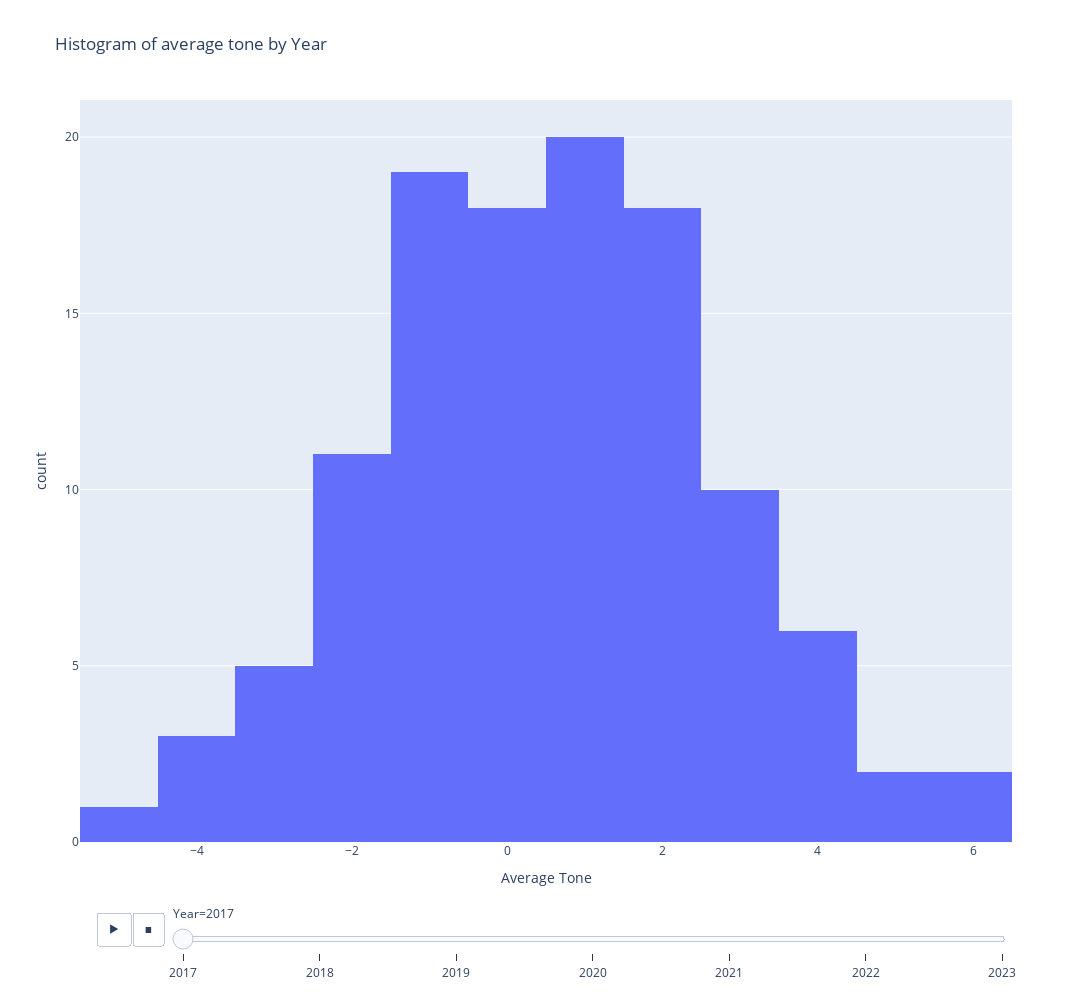

Here is the notebook cell this chart was saved with:
### Code cell
fig = px.histogram(country_df, x="Average Tone", animation_frame="Year", title = 'Histogram of average tone by Year')
fig.update_layout(
    autosize=False,
    width=1200,
    height=1000,)
fig.show()

### Figure 1 — Plotly figure (JSON) as saved in the notebook; plotly's stock layout.template omitted (floating-point values rounded to 4 significant figures)
{"data": [{"alignmentgroup": "True", "bingroup": "x", "hovertemplate": "Year=2017<br>Average Tone=%{x}<br>count=%{y}<extra></extra>", "legendgroup": "", "marker": {"color": "#636efa"}, "name": "", "offsetgroup": "", "orientation": "v", "showlegend": false, "type": "histogram", "x": [0.9786, -2.027, -0.5467, 0.1736, 0.4567, -0.2919, 1.622, -0.7378, -0.5664, 0.9274, -1.588, -1.556, 1.989, -0.04348, -0.1264, 0.2857, 0.8333, -1.255, 1.945, 0.8269, 2.225, -1.821, -0.8571, 1, -0.7273, 2.625, 0.4194, -1.63, 3.042, -0.5833, -1.217, -2.15, 0, 2, 1.278, -0.9412, -2.25, 2.688, 2.733, -1.786, 0.7143, -1.357, 1.308, -2, -0.8462, -0.9231, -0.4615, 0.9231, 3.667, 2, 0.9, 0.9, 2.2, 2.111, 1.444, 3.556, 2.286, 2.857, -0.8333, 0.1667, 1.667, 0.5, -1.4, 3, -3, 1.6, 2.5, 0.75, -4.5, -4.25, -3, 4.25, 0.5, -1, 2.333, 2, 0.3333, -3.333, -1.667, 2.333, -0.3333, -1.5, -1, 2, -1, 0, 1, 2.5, 2, -1.5, -3, 0.5, 0, 4, 0, 5, 0, 4, -5, 6, 1, 4, -3, 0, 1, 1, 3, -2, 2, -4, 0, 3, 6, 2, 5], "xaxis": "x", "yaxis": "y"}], "layout": {"autosize": false, "barmode": "relative", "height": 1000, "legend": {"tracegroupgap": 0}, "sliders": [{"active": 0, "currentvalue": {"prefix": "Year="}, "len": 0.9, "pad": {"b": 10, "t": 60}, "steps": [{"args": [["2017"], {"frame": {"duration": 0, "redraw": true}, "fromcurrent": true, "mode": "immediate", "transition": {"duration": 0, "easing": "linear"}}], "label": "2017", "method": "animate"}, {"args": [["2018"], {"frame": {"duration": 0, "redraw": true}, "fromcurrent": true, "mode": "immediate", "transition": {"duration": 0, "easing": "linear"}}], "label": "2018", "method": "animate"}, {"args": [["2019"], {"frame": {"duration": 0, "redraw": true}, "fromcurrent": true, "mode": "immediate", "transition": {"duration": 0, "easing": "linear"}}], "label": "2019", "method": "animate"}, {"args": [["2020"], {"frame": {"duration": 0, "redraw": true}, "fromcurrent": true, "mode": "immediate", "transition": {"duration": 0, "easing": "linear"}}], "label": "2020", "method": "animate"}, {"args": [["2021"], {"frame": {"duration": 0, "redraw": true}, "fromcurrent": true, "mode": "immediate", "transition": {"duration": 0, "easing": "linear"}}], "label": "2021", "method": "animate"}, {"args": [["2022"], {"frame": {"duration": 0, "redraw": true}, "fromcurrent": true, "mode": "immediate", "transition": {"duration": 0, "easing": "linear"}}], "label": "2022", "method": "animate"}, {"args": [["2023"], {"frame": {"duration": 0, "redraw": true}, "fromcurrent": true, "mode": "immediate", "transition": {"duration": 0, "easing": "linear"}}], "label": "2023", "method": "animate"}], "x": 0.1, "xanchor": "left", "y": 0, "yanchor": "top"}], "title": {"text": "Histogram of average tone by Year"}, "updatemenus": [{"buttons": [{"args": [null, {"frame": {"duration": 500, "redraw": true}, "fromcurrent": true, "mode": "immediate", "transition": {"duration": 500, "easing": "linear"}}], "label": "&#9654;", "method": "animate"}, {"args": [[null], {"frame": {"duration": 0, "redraw": true}, "fromcurrent": true, "mode": "immediate", "transition": {"duration": 0, "easing": "linear"}}], "label": "&#9724;", "method": "animate"}], "direction": "left", "pad": {"r": 10, "t": 70}, "showactive": false, "type": "buttons", "x": 0.1, "xanchor": "right", "y": 0, "yanchor": "top"}], "width": 1200, "xaxis": {"anchor": "y", "domain": [0, 1], "title": {"text": "Average Tone"}}, "yaxis": {"anchor": "x", "domain": [0, 1], "title": {"text": "count"}}}}
